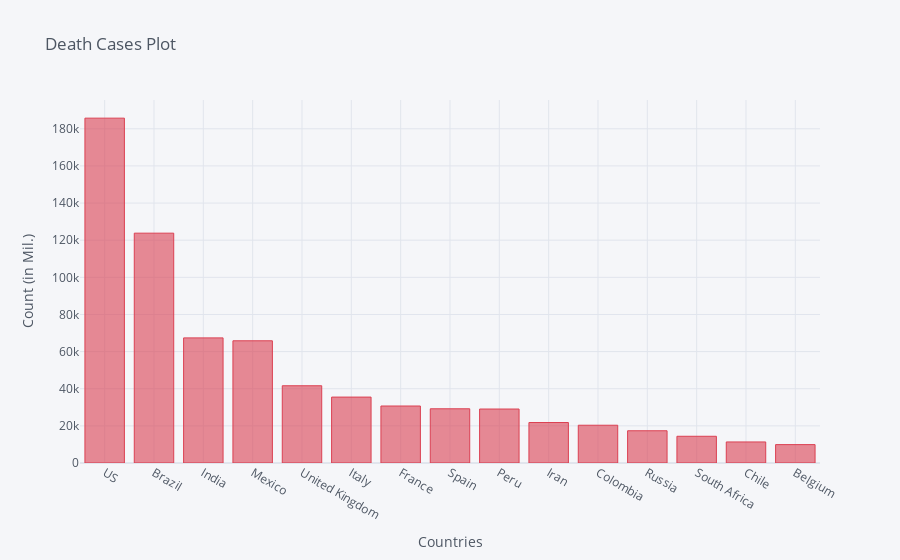

The cell this chart's notebook holds for it:
### Code cell
death_df2_plot.iplot(kind='bar', x='Country/Region', y='9/2/20',color='red',
                    title='Death Cases Plot',xTitle='Countries',yTitle='Count (in Mil.)')

### Figure 1 — Plotly figure (JSON) as saved in the notebook; plotly's stock layout.template omitted (floating-point values rounded to 4 significant figures)
{"data": [{"marker": {"color": "rgba(219, 64, 82, 0.6)", "line": {"color": "rgba(219, 64, 82, 1.0)", "width": 1}}, "name": "9/2/20", "orientation": "v", "text": "", "type": "bar", "x": ["US", "Brazil", "India", "Mexico", "United Kingdom", "Italy", "France", "Spain", "Peru", "Iran", "Colombia", "Russia", "South Africa", "Chile", "Belgium"], "y": [185720, 123780, 67376, 65816, 41602, 35497, 30692, 29194, 29068, 21797, 20345, 17365, 14389, 11344, 9898]}], "layout": {"legend": {"bgcolor": "#F5F6F9", "font": {"color": "#4D5663"}}, "paper_bgcolor": "#F5F6F9", "plot_bgcolor": "#F5F6F9", "title": {"font": {"color": "#4D5663"}, "text": "Death Cases Plot"}, "xaxis": {"gridcolor": "#E1E5ED", "showgrid": true, "tickfont": {"color": "#4D5663"}, "title": {"font": {"color": "#4D5663"}, "text": "Countries"}, "zerolinecolor": "#E1E5ED"}, "yaxis": {"gridcolor": "#E1E5ED", "showgrid": true, "tickfont": {"color": "#4D5663"}, "title": {"font": {"color": "#4D5663"}, "text": "Count (in Mil.)"}, "zerolinecolor": "#E1E5ED"}}}
